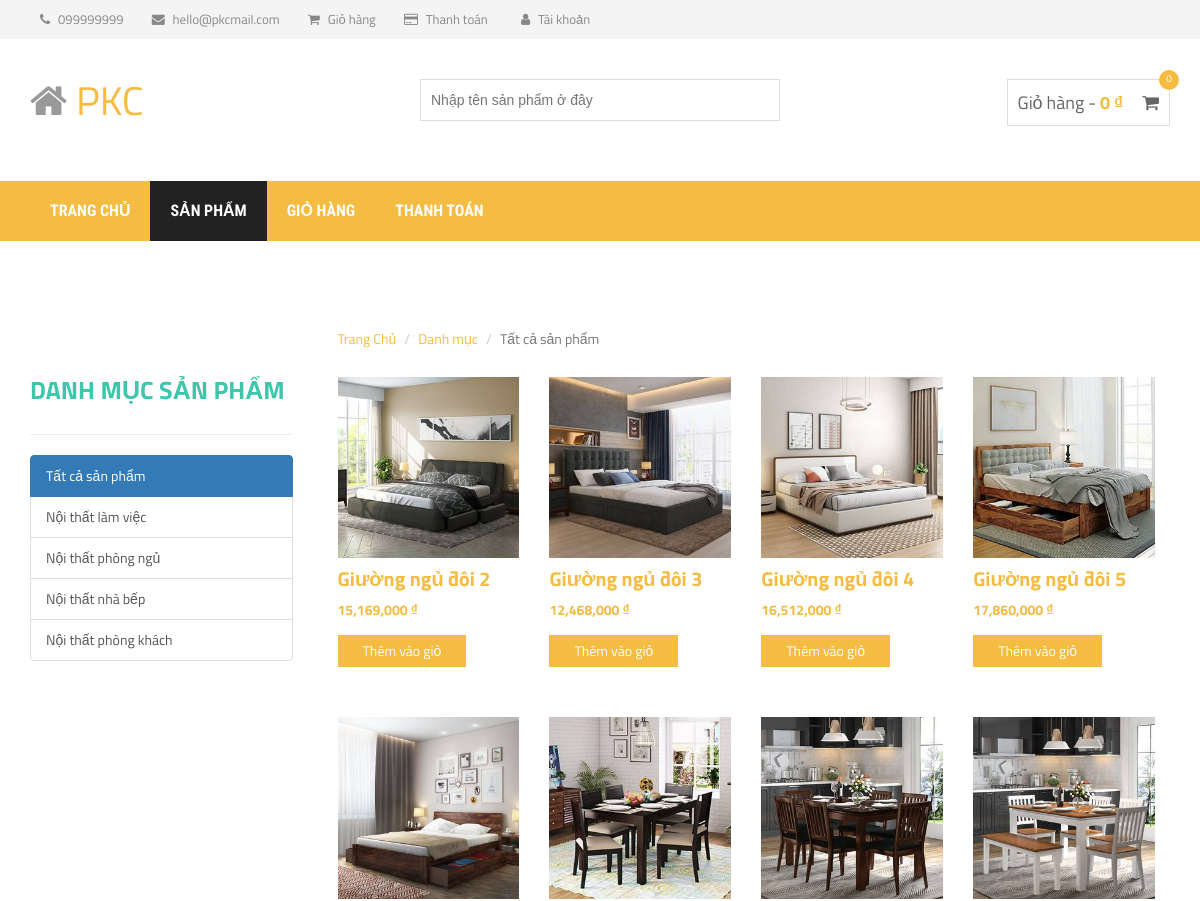
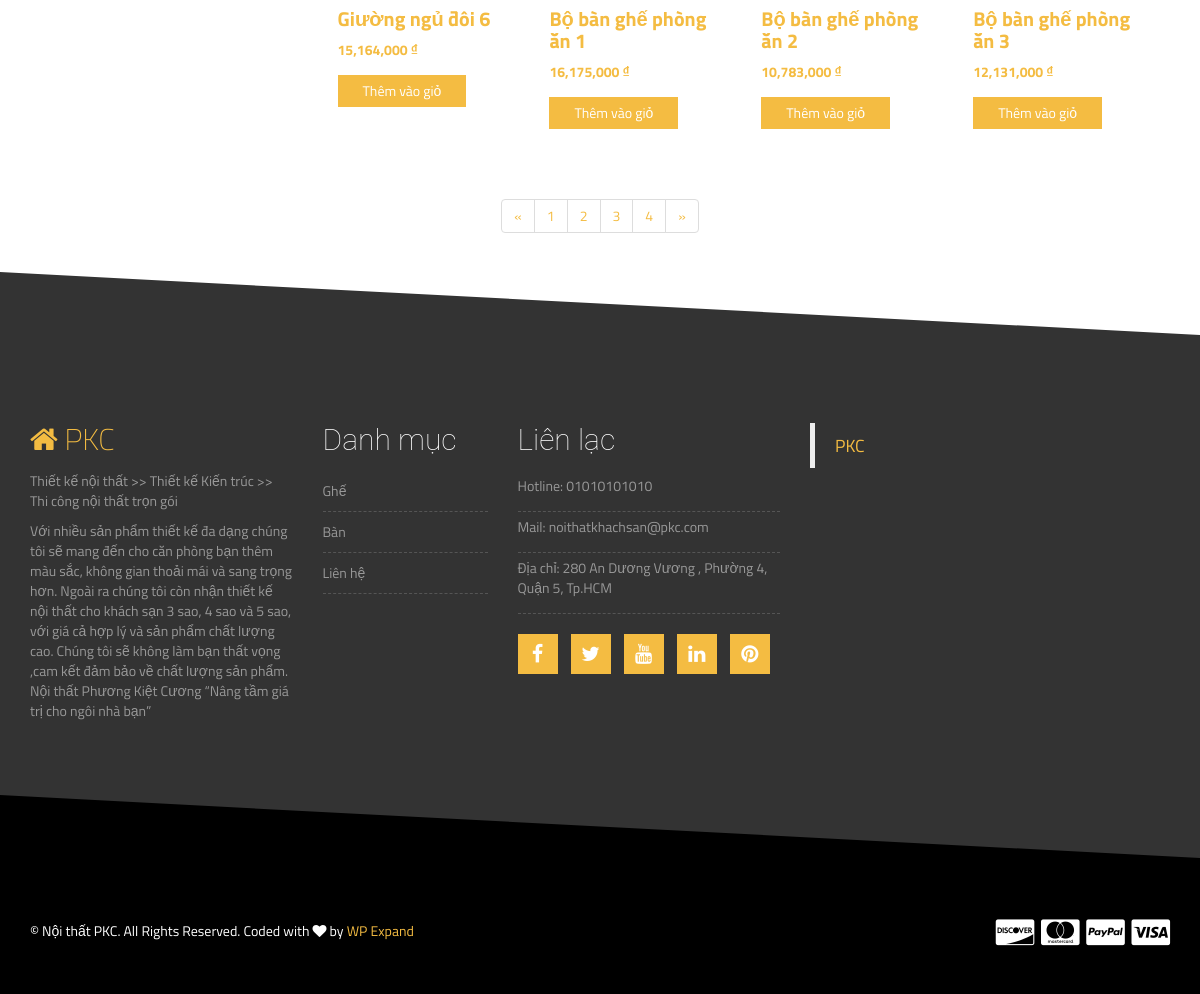
Screenshot of /product.php?page=3 with the database file from the repository (2 pictures, top to bottom).
### tables this page shows
CREATE TABLE IF NOT EXISTS `loai_san_pham` (
  `id_loai` int(11) NOT NULL AUTO_INCREMENT,
  `ten_loai` varchar(150) NOT NULL,
  PRIMARY KEY (`id_loai`)
);

CREATE TABLE IF NOT EXISTS `san_pham` (
  `id_sp` int(11) NOT NULL AUTO_INCREMENT,
  `ten_sp` varchar(150) NOT NULL,
  `id_loai` int(11) NOT NULL,
  `don_gia` int(20) NOT NULL,
  `hinh` varchar(300) NOT NULL,
  PRIMARY KEY (`id_sp`)
);

### templates/layout.php (called while the page is built)
<?php
include("head.php");
include("header-area.php");
include("site-branding-area.php");
include("mainmenu.php");
include("content.php");
include("footer-top.php");
include("footer-bottom.php");
?>

### product.php (called while the page is built, shortened)
<?php
include("process/xemSanPham.php");
include("process/xemLoaiSanPham.php");
$pmodel=new pModel();
$tmodel = new tModel();
$lmodel = new tModel();
$dssp = new pModel();
$allloai = $tmodel->Xem_tat_ca();
$pagecount=1;
$ds_sp=$pmodel->Xem_tat_ca();
$arrtensp = array();
$arrsp = array();
$i = 0;
if(isset($_GET["search"])){
    $searchlist=$dssp->Tim_san_pham($_GET["search"]);
    foreach($searchlist as $sp){
        $arrtensp[]=$sp->ten_sp;
        $arrsp[$pagecount][] = $sp;
        $i++;
        if($i==8){
            $pagecount++;
            $i=0;
        }
    }
}
else{
    if(isset($_GET["loai"])){
        $loai = $lmodel->Xem_chi_tiet($_GET["loai"]);
        $sploai = $dssp->Xem_theo_loai($loai->id_loai);
        foreach($sploai as $sp){
            $arrtensp[]=$sp->ten_sp;
            $arrsp[$pagecount][] = $sp;
            $i++;
            if($i==8){
                $pagecount++;
                $i=0;
            }
        }
    }
    else{
    foreach($ds_sp as $sp){
        $arrsp[$pagecount][] = $sp;
        $i++;
        if($i==8){
            $pagecount++;
            $i=0;
        }
    }
}
}
include("templates/layout.php");
?>

### lib/database.php (called while the page is built, shortened)
<?php
class database{
    protected $pdo = NULL;
    protected $sql = '';
    public function __construct() {
        try
		{
			$this->pdo = new PDO("mysql:host=".DB_HOST."; dbname=".DB_NAME,DB_USER,DB_PWD);
			$this->pdo->query('set names "utf8"');
		}
		catch(PDOException $ex )
		{
			die($ex->getMessage());
		}
    }
    public function setQuery($sql) {
        $this->sql = $sql;
    }
    public function execute($options=array()) {
        $this->sta = $this->pdo->prepare($this->sql);
        $this->sta->execute();
        return $this->sta;
    }
    public function loadAllRows($options=array()) {
        if(!$options) {
            if(!$result = $this->execute())
                return false;
        }
        else {
            if(!$result = $this->execute($options))
                return false;
        }
        return $result->fetchAll(PDO::FETCH_OBJ);
    }
}
?>

### process/xemLoaiSanPham.php (called while the page is built, shortened)
<?php
include_once("lib/database.php");
class tModel extends database
{
	public function Xem_tat_ca()
	{
		$sql="SELECT * FROM loai_san_pham";
		return $this->loadAllRows();
	}
}
?>

### process/xemSanPham.php (called while the page is built, shortened)
<?php
include_once("lib/database.php");
class pModel extends database
{
	public function Xem_tat_ca($vt=-1,$limit=-1)
	{
		$sql="SELECT * FROM san_pham ";
		return $this->loadAllRows();
	}
}
?>

### views/products/product_list.php (the view, shortened to what this page needs)
<div class="col-md-9">
<?php
foreach($arrsp[isset($_GET["page"])?$page=$_GET["page"]:$page=1] as $sanpham){
?>
         <div class="col-md-3 col-sm-6">
                    <div class="single-shop-product">
                        <div class="product-upper">
                        	<a href="detail.php?id_sp=<?php echo $sanpham->id_sp;?>" title="<?php echo $sanpham->ten_sp; ?>" id="tensp<?php echo $sanpham->id_sp?>">
                            <img src="img/<?php echo $sanpham->hinh?>" alt="">
                            </a>
                        </div>
                        <h2><a href="detail.php?id_sp=<?php echo $sanpham->id_sp;?>" title="<?php echo $sanpham->ten_sp; ?>" id="tensp<?php echo $sanpham->id_sp?>"><?php echo $sanpham->ten_sp; ?></a></h2>
                        <div class="product-carousel-price">
                            <ins><?php echo number_format($sanpham->don_gia)." "?>₫</ins>
                        </div>
                        <div class="product-option-shop">
                            <a class="add_to_cart_button" data-quantity="1" data-product_sku="" data-product_id="70" rel="nofollow" href="javascript:void(0)" id="<?php echo $sanpham->id_sp?>" >Thêm vào giỏ</a>
                        </div>
                    </div>
                </div>
<?php
}
?>
</div>

### views/products/list-group.php
<div class="col-md-3">
    <h3 class="sidebar-title">Danh mục sản phẩm</h3>
    <hr />
    <?php if(isset($loai)){
        ?>
    <ul class="list-group">
        <a href="product.php" class="list-group-item">Tất cả sản phẩm</a>
        <?php
        foreach($allloai as $loaisp){
            if($loaisp == $loai){
            ?>
            <p class="list-group-item active"><?php echo $loaisp->ten_loai?></p>
            <?php
        }
        else{
        ?>
        <a href="product.php?loai=<?php echo $loaisp->id_loai?>" class="list-group-item"><?php echo $loaisp->ten_loai?></a>
            <?php
        }
    }
        ?>
    </ul>
    <?php
    }
    else{
        ?>
    <ul class="list-group">
        <a href="product.php" class="list-group-item active">Tất cả sản phẩm</a>
        <?php
        foreach($allloai as $loaisp){
        ?>
        <a href="product.php?loai=<?php echo $loaisp->id_loai?>" class="list-group-item"><?php echo $loaisp->ten_loai?></a>
            <?php
        }
        ?>
    </ul>
    <?php
    } ?>
</div>

### css/style.css (style rules this page uses)
img { max-width: 100%; height: auto; }
h1, h2, h3, h4, h5, h6 { font-weight: 700; margin: 0 0 15px; }
body { font-family: 'Titillium Web', sans-serif; }
.product-carousel-price ins { color: #f4bc42; font-weight: 700; margin-right: 5px; text-decoration: none; }
a { color: #f4bc42 }
.sidebar-title { color: #3dc6ab; font-size: 25px; margin-bottom: 30px; text-transform: uppercase; }
.add_to_cart_button { background: none repeat scroll 0 0 #f4bc42; border: medium none; color: #fff; padding: 6px 25px;display: inline-block }
.single-shop-product h2 { font-size: 20px; margin: 10px 0; }
.product-option-shop { margin-top: 15px; }
.single-shop-product { margin-bottom: 50px }

### rows the page displays
loai_san_pham: ten_loai "Nội thất làm việc"
loai_san_pham: ten_loai "Nội thất phòng ngủ"
loai_san_pham: ten_loai "Nội thất nhà bếp"
loai_san_pham: ten_loai "Nội thất phòng khách"
san_pham: hinh (picture), ten_sp "Giường ngủ đôi 2", don_gia "15,169,000"
san_pham: hinh (picture), ten_sp "Giường ngủ đôi 3", don_gia "12,468,000"
san_pham: hinh (picture), ten_sp "Giường ngủ đôi 4", don_gia "16,512,000"
san_pham: hinh (picture), ten_sp "Giường ngủ đôi 5", don_gia "17,860,000"
san_pham: hinh (picture), ten_sp "Giường ngủ đôi 6", don_gia "15,164,000"
san_pham: hinh (picture), ten_sp "Bộ bàn ghế phòng ăn 1", don_gia "16,175,000"
san_pham: hinh (picture), ten_sp "Bộ bàn ghế phòng ăn 2", don_gia "10,783,000"
san_pham: hinh (picture), ten_sp "Bộ bàn ghế phòng ăn 3", don_gia "12,131,000"
